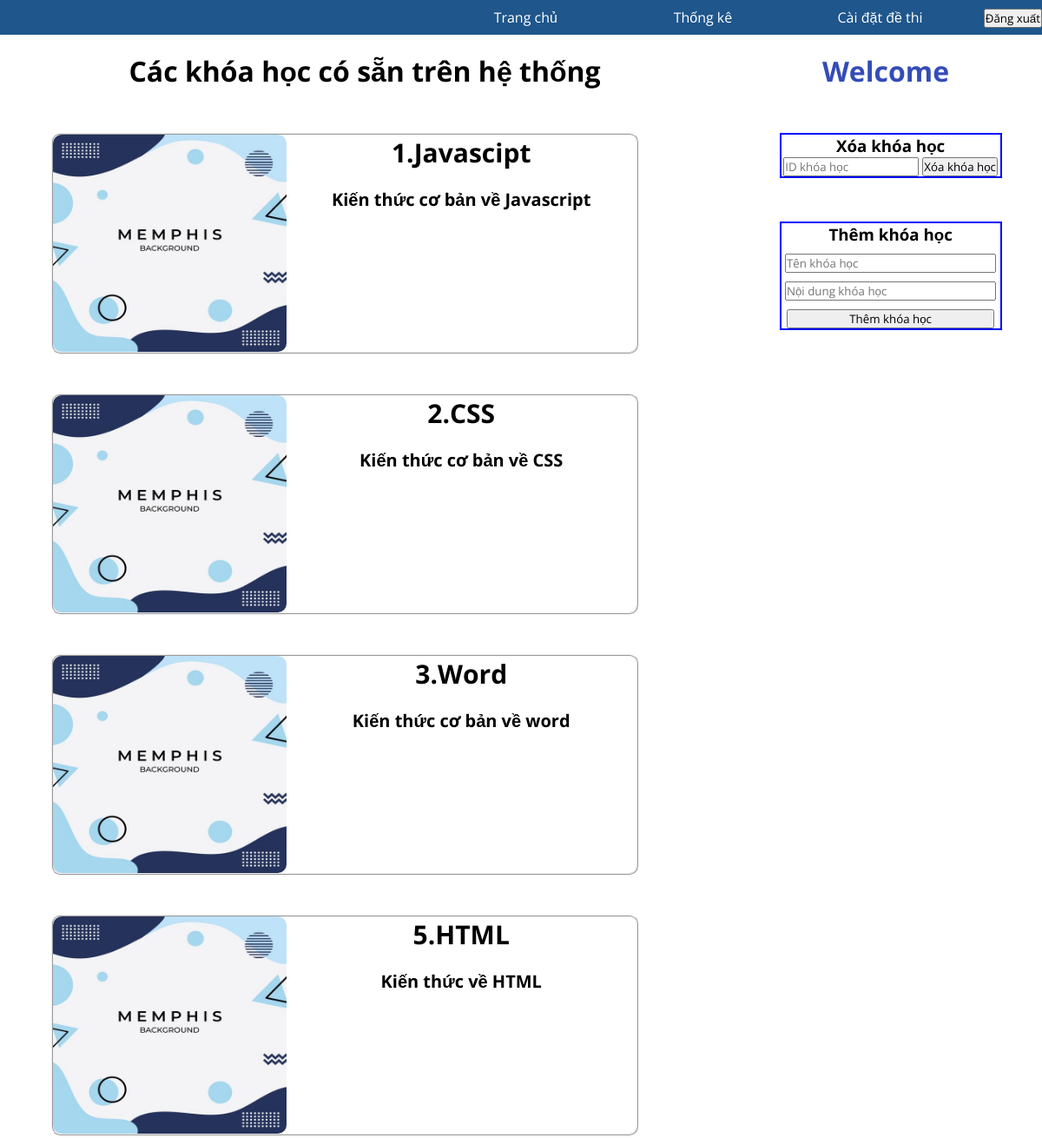
The app's page /admin.php with its own data.
### tables this page shows
CREATE TABLE `khoa_hoc` (
  `maKH` int(11) NOT NULL,
  `ten_khoa_hoc` varchar(100) NOT NULL,
  `mota` varchar(255) NOT NULL,
  `status` int(11) NOT NULL
);

### KhoaHoc.php (called while the page is built, shortened)
<?php
include 'KetNoi.php';
$get = "SELECT khoa_hoc.ten_khoa_hoc, khoa_hoc.mota,khoa_hoc.maKH,khoa_hoc.status FROM khoa_hoc";
$response = mysqli_query($conn,$get);
?>

### admin.php (the view, shortened to what this page needs)
<!DOCTYPE html>
<html>
<head>
	<link rel="stylesheet" type="text/css" href="admin.css">
	<?php
		include 'KetNoi.php';
		include 'KhoaHoc.php';
	?>
</head>
<body>
	<form method="POST">
	<div class="menu">
			<ul>
				<li><a href="admin.php">Trang chủ</a></li>
				<li><a href="ThongKe.php">Thống kê</a></li>
				<li><a href="Setup.php">Cài đặt đề thi</a></li>
				<input type="submit" name="out" value="Đăng xuất">
			</ul>
	</div>
	<div class="container">
		<div class="left">
			<div>
				<h1>Các khóa học có sẵn trên hệ thống</h1>
			</div>
			<?php
				while ($row=mysqli_fetch_array($response)) {
			?>
			<div class="course" >
				<div class="main">
					<div style="width: 40%">
						<img src="img/anh1.jpg">
					</div>
					<div  style="width: 60%">
						<h3><?php echo $row[2].".".$row[0]; ?></h3>
						<h5><?php echo $row[1]; ?></h5>
					</div>
				</div>
			</div>
			<?php } ?>
		</div>
		<div class="right">
			<h1>Welcome
			</h1>
			<div class="xoa">
				<h3>Xóa khóa học</h3>
				<input type="number" name="del" placeholder="ID khóa học">
				<input type="submit" name="del_btn" value="Xóa khóa học">
			</div>
			<div class="them">
				<h3>Thêm khóa học</h3>
				<input type="text" name="topic" placeholder="Tên khóa học">
				<input type="text" name="content" placeholder="Nội dung khóa học">
				<input type="submit" name="add_btn" value="Thêm khóa học">
			</div>
		</div>
	</div>
	</form>
</body>
</html>

### KetNoi.php (shortened to what this page needs)
<!DOCTYPE html>
<html>
<head>
</head>
<body>
</body>
</html>

### admin.css (style rules this page uses)
* { margin: 0; padding: 0; font-family: 'Open Sans', sans-serif; }
.menu { position: fixed; top: 0; right: 0; left: 0; }
.menu ul { background: #1F568B; list-style-type: none; text-align: right; }
.menu li { color: #f1f1f1; display: inline-block; width: 170px; height: 40px; line-height: 40px; margin-right: 30px; }
.menu a { text-align: center; text-decoration: none; color: #fff; display: block; }
.container { width: 100%; display: flex; }
.container .left { width: 70%; height: 100vh; margin-top: 40px; }
.container .left h1 { text-align: center; margin-top: 20px; }
.container .left .course { width: 100%; height: 250px; margin-top: 50px; }
.container .left .course .main { border: 2px ridge; width: 80%; height: 250px; border-radius: 10px; margin-left: 7%; display: flex; }
.container .left .course .main img { width: 100%; height: 100%; border-radius: 10px; }
.container .left .course .main h3 { text-align: center; font-size: 30px; }
.container .left .course .main h5 { text-align: center; font-size: 20px; margin-top: 20px; }
.container .right { width: 30%; height: 100%; position: fixed; top: 40px; right: 0; background-color: }
.container .right h1 { text-align: center; margin-top: 20px; color: #344CB7; }
.container .right .xoa { width: 70%; border: 2px solid blue; text-align: center; margin-top: 50px; margin-left: 16%; }
.container .right .them { width: 70%; border: 2px solid blue; text-align: center; margin-top: 50px; margin-left: 16%; }
.container .right .them input { width: 95%; margin-top: 10px; }

### records on screen
khoa_hoc: maKH "1", ten_khoa_hoc "Javascipt", mota "Kiến thức cơ bản về Javascript"
khoa_hoc: maKH "2", ten_khoa_hoc "CSS", mota "Kiến thức cơ bản về CSS"
khoa_hoc: maKH "3", ten_khoa_hoc "Word", mota "Kiến thức cơ bản về word"
khoa_hoc: maKH "5", ten_khoa_hoc "HTML", mota "Kiến thức về HTML"
